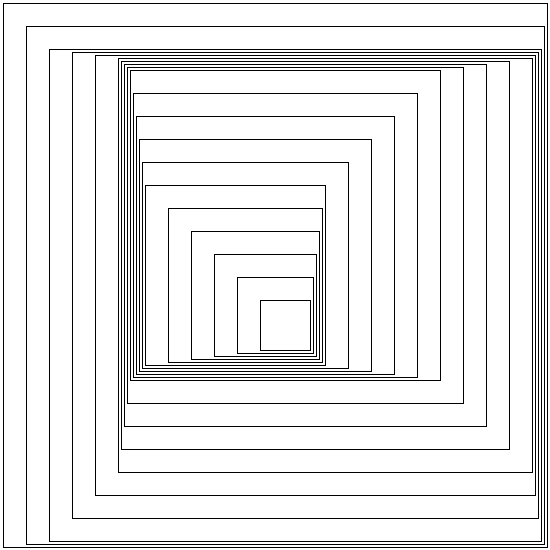
Frame 1 (no input)
Frame 60 (the mouse pressed at the canvas centre just before this capture): identical to frame 1, image omitted
Frame 120 (the mouse held since frame 60 and released just before this capture): identical to frame 1, image omitted

The Processing sketch that drew this single still picture (run headless with seeded random() and noise(); from frame 60 on, the mouse is pressed at the canvas centre):

// Processing sketch: processing_9348
// ── processing_9348.pde

/*

  gmc_muster0004
  Gestalten mit Code
  FH Mainz
  
  Steffen Henschel
  2010 04 29
  
  */

int mini = 3;
int maxi = 23;
  
int bx; int hy; int x1; int y1;

int a = maxi; int b = maxi; int c = mini; int d = mini;
  
void setup() 
{
  size( 550, 550 );
  background( 255 );
  x1 = 0+mini;
  y1 = 0+mini;
  bx = width-mini;
  hy = height-mini;
  rectMode( CORNERS );
  noFill();
  //noLoop();
  frameRate( 20 );
}

void draw()
{
  background( 255 );
  for( int i = 0; i < 20; i++ )
  {
    
    rect( x1, y1, bx, hy );
    x1 += a;
    y1 += b;
    bx -= c;
    hy -= d;
    if( i == 1 ) { b = mini; d = maxi; }
    if( i == 4 ) { a = mini; c = maxi; }
    if( i == 8 ) { d = mini; b = maxi; }
    if( i == 13) { a = maxi; c = mini; }
    if( i == 19) 
    {
      x1 = 0+mini;
      y1 = 0+mini;
      bx = width-mini;
      hy = height-mini;
    }
  }
 
//  mini = int( random( 0, 8 ) );
//  maxi = int( random( 17, 30 ) );

//mini = int( mouseX/20 );
//maxi = int( mouseY/20 );
}
